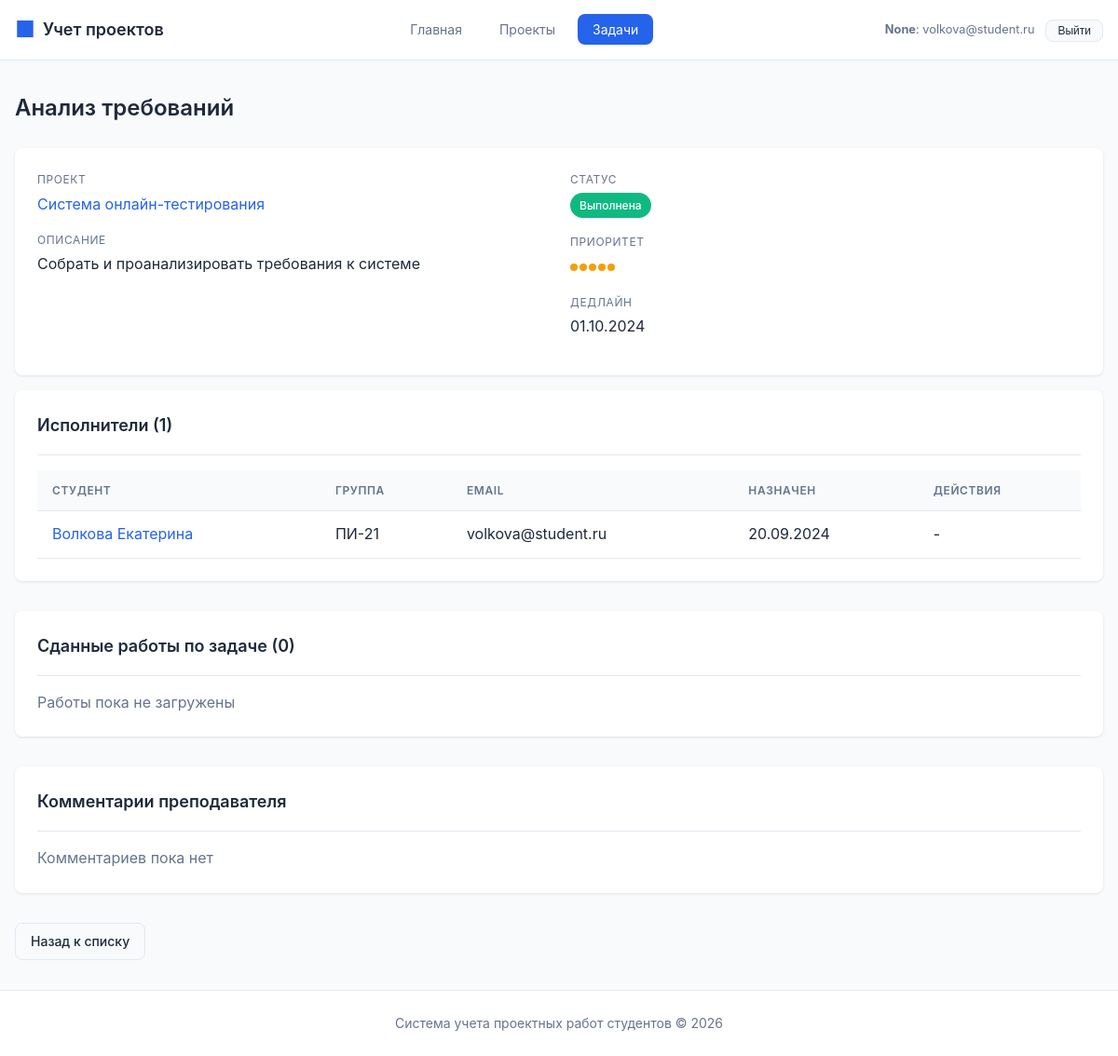
/tasks/8 (signed in), run on an earlier commit of the app's database.
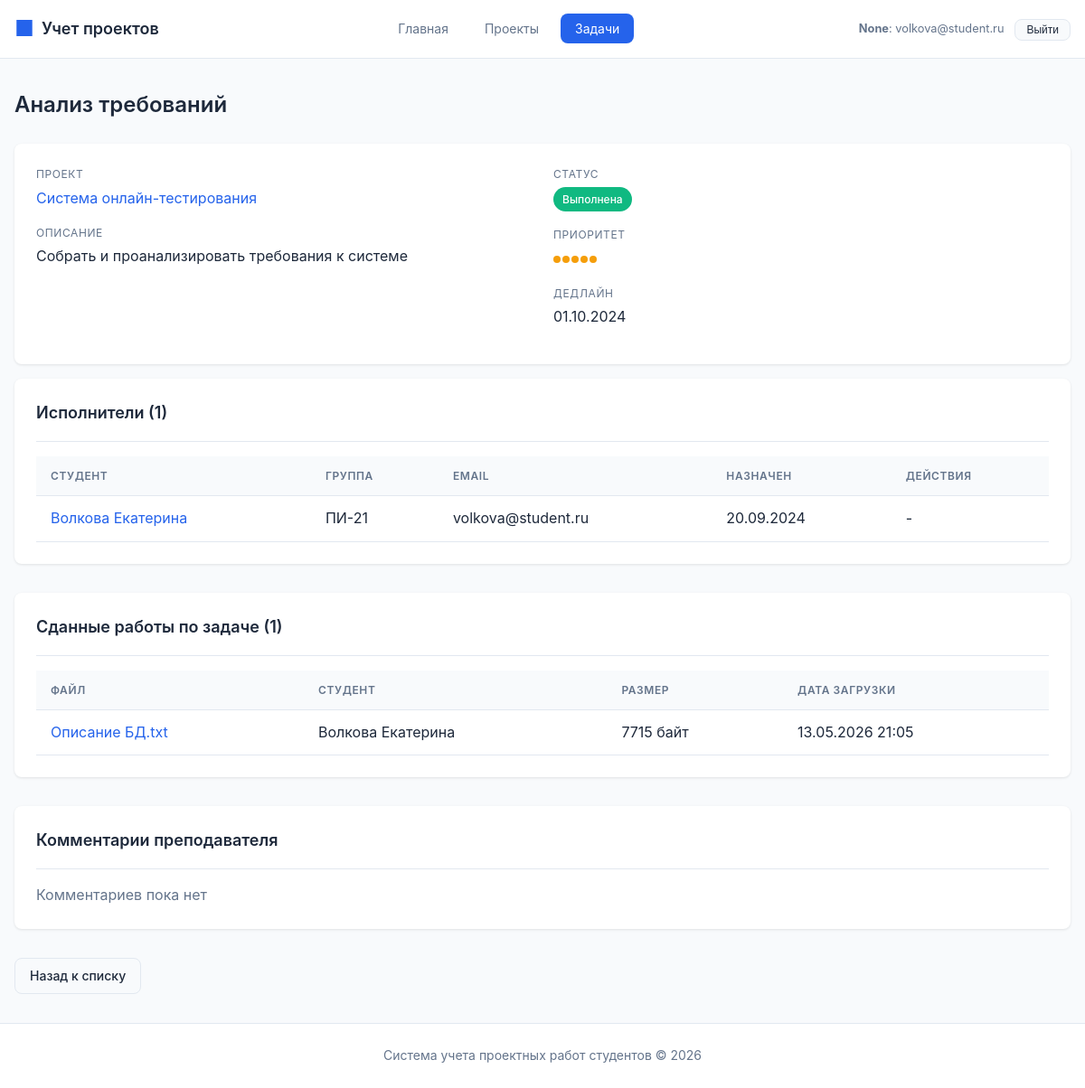
And on a later commit of the database.
### tables this page shows
CREATE TABLE task (
    id INTEGER PRIMARY KEY AUTOINCREMENT,
    title TEXT NOT NULL,
    description TEXT,
    project_id INTEGER NOT NULL REFERENCES project(id) ON DELETE CASCADE,
    status_id INTEGER REFERENCES task_status(id) ON DELETE SET NULL,
    priority INTEGER DEFAULT 1 CHECK (priority >= 1 AND priority <= 5),
    deadline TEXT,
    created_at TEXT DEFAULT CURRENT_TIMESTAMP,
    updated_at TEXT DEFAULT CURRENT_TIMESTAMP
);

CREATE TABLE task_student (
    id INTEGER PRIMARY KEY AUTOINCREMENT,
    task_id INTEGER NOT NULL REFERENCES task(id) ON DELETE CASCADE,
    student_id INTEGER NOT NULL REFERENCES student(id) ON DELETE CASCADE,
    assigned_at TEXT DEFAULT CURRENT_DATE,
    UNIQUE(task_id, student_id)
);

CREATE TABLE student_group (
    id INTEGER PRIMARY KEY AUTOINCREMENT,
    name TEXT NOT NULL UNIQUE,
    course INTEGER NOT NULL CHECK (course >= 1 AND course <= 6),
    department_id INTEGER REFERENCES department(id) ON DELETE SET NULL,
    created_at TEXT DEFAULT CURRENT_TIMESTAMP
);

CREATE TABLE student (
    id INTEGER PRIMARY KEY AUTOINCREMENT,
    last_name TEXT NOT NULL,
    first_name TEXT NOT NULL,
    middle_name TEXT,
    email TEXT UNIQUE NOT NULL,
    phone TEXT,
    student_group_id INTEGER REFERENCES student_group(id) ON DELETE SET NULL,
    created_at TEXT DEFAULT CURRENT_TIMESTAMP
);

CREATE TABLE file (
    id INTEGER PRIMARY KEY AUTOINCREMENT,
    name TEXT NOT NULL,
    path TEXT NOT NULL,
    size INTEGER,
    mime_type TEXT,
    project_id INTEGER REFERENCES project(id) ON DELETE CASCADE,
    task_id INTEGER REFERENCES task(id) ON DELETE CASCADE,
    uploaded_by_student_id INTEGER REFERENCES student(id) ON DELETE SET NULL,
    uploaded_by_teacher_id INTEGER REFERENCES teacher(id) ON DELETE SET NULL,
    uploaded_at TEXT DEFAULT CURRENT_TIMESTAMP,
    CONSTRAINT file_belongs_to_something CHECK (project_id IS NOT NULL OR task_id IS NOT NULL)
);

### routes/tasks.py (the view, shortened to what this page needs)
@tasks_bp.route('/<int:task_id>')
def view_task(task_id):
    task = execute_query("""
        SELECT
            t.*,
            ts.name as status,
            ts.color as status_color,
            p.id as project_id,
            p.title as project_title
        FROM task t
        LEFT JOIN task_status ts ON t.status_id = ts.id
        LEFT JOIN project p ON t.project_id = p.id
        WHERE t.id = %s
    """, (task_id,), fetch_one=True)
    if not task:
        flash('Задача не найдена', 'error')
        return redirect(url_for('tasks.list_tasks'))
    can_edit_task = can_manage_task(task_id)
    can_change_status = can_update_task_status(task_id)
    assignees = execute_query("""
        SELECT
            s.id,
            s.last_name || ' ' || s.first_name as student_name,
            s.email,
            sg.name as group_name,
            ts.assigned_at
        FROM task_student ts
        JOIN student s ON ts.student_id = s.id
        LEFT JOIN student_group sg ON s.student_group_id = sg.id
        WHERE ts.task_id = %s
        ORDER BY ts.assigned_at
    """, (task_id,), fetch_all=True)
    available_students = execute_query("""
        SELECT s.id, s.last_name || ' ' || s.first_name as full_name
        FROM project_team pt
        JOIN student s ON pt.student_id = s.id
        WHERE pt.project_id = %s
        AND s.id NOT IN (SELECT student_id FROM task_student WHERE task_id = %s)
        ORDER BY s.last_name
    """, (task['project_id'], task_id), fetch_all=True)
    submissions = execute_query(
        """
        SELECT
            f.id,
            f.name,
            f.size,
            f.uploaded_at,
            s.last_name || ' ' || s.first_name AS student_name
        FROM file f
        LEFT JOIN student s ON s.id = f.uploaded_by_student_id
        WHERE f.task_id = %s
        ORDER BY f.uploaded_at DESC
        """,
        (task_id,),
        fetch_all=True,
    )
    teacher_comments = execute_query(
        """
        SELECT
            c.id,
            c.content,
            c.created_at,
            t.last_name || ' ' || t.first_name AS teacher_name
        FROM comment c
        JOIN teacher t ON t.id = c.author_teacher_id
        WHERE c.task_id = %s
        ORDER BY c.created_at DESC
        """,
        (task_id,),
        fetch_all=True,
    )
    return render_template(
        'tasks/view.html',
        task=task,
        assignees=assignees,
        available_students=available_students,
        can_edit_task=can_edit_task,
        can_change_status=can_change_status,
        submissions=submissions,
        teacher_comments=teacher_comments,
        can_submit=g.current_user["role"] == ROLE_STUDENT and _can_submit_to_task(task_id, g.current_user["id"]),
        can_comment=g.current_user["role"] in {ROLE_TEACHER, ROLE_ADMIN} and can_manage_task(task_id),
    )

### database.py (called while the page is built)
def _parse_db_value(key, value):
    if not isinstance(value, str):
        return value
    if key.endswith("_at"):
        try:
            return datetime.fromisoformat(value)
        except ValueError:
            return value
    if key.endswith("_date") or key in DATE_FIELDS:
        try:
            return date.fromisoformat(value)
        except ValueError:
            return value
    return value

def _normalize_row(row):
    raw = dict(row)
    return {key: _parse_db_value(key, value) for key, value in raw.items()}

def get_db_connection():
    conn = sqlite3.connect(Config.SQLITE_PATH)
    conn.row_factory = sqlite3.Row
    conn.execute("PRAGMA foreign_keys = ON")
    return conn

### routes/auth.py (called while the page is built, shortened)
def can_manage_project(project_id):
    current_user = g.current_user
    if not current_user:
        return False
    if current_user["role"] == ROLE_ADMIN:
        return True
    if current_user["role"] != ROLE_TEACHER:
        return False

def can_manage_task(task_id):
    task = execute_query(
        "SELECT project_id FROM task WHERE id = %s",
        (task_id,),
        fetch_one=True,
    )
    if not task:
        return False
    return can_manage_project(task["project_id"])

### templates/tasks/view.html (shortened to what the changed rows need)
{% extends 'base.html' %}
{% block content %}
<div class="page-header">
    <h1 class="page-title">{{ task.title }}</h1>
</div>
<div class="card">
    <div class="detail-grid">
        <div>
            <div class="detail-item">
                <div class="detail-value">
                    <div class="priority">
                        {% for i in range(5) %}
                        <span class="priority-dot {% if i < task.priority %}filled{% endif %}"></span>
                        {% endfor %}
                    </div>
                </div>
            </div>
        </div>
    </div>
</div>
<div class="section">
    <div class="card">
        <div class="card-header">
            <h2 class="card-title">Исполнители ({{ assignees|length }})</h2>
        </div>
        {% if assignees %}
        <div class="table-container">
            <table>
                <thead>
                    <tr>
                        <th>Студент</th>
                        <th>Группа</th>
                        <th>Email</th>
                        <th>Назначен</th>
                        <th>Действия</th>
                    </tr>
                </thead>
                <tbody>
                    {% for assignee in assignees %}
                    <tr>
                        <td>
                            <a href="{{ url_for('students.view_student', student_id=assignee.id) }}" class="link">
                                {{ assignee.student_name }}
                            </a>
                        </td>
                        <td>{{ assignee.group_name or '-' }}</td>
                        <td>{{ assignee.email }}</td>
                        <td>{{ assignee.assigned_at.strftime('%d.%m.%Y') if assignee.assigned_at else '-' }}</td>
                        <td>
                            {% if can_edit_task %}
                            <form method="POST"
                                  action="{{ url_for('tasks.unassign_student', task_id=task.id, student_id=assignee.id) }}"
                                  onsubmit="return confirm('Удалить исполнителя?')">
                                <button type="submit" class="btn btn-danger btn-sm">Удалить</button>
                            </form>
                            {% else %}
                            -
                            {% endif %}
                        </td>
                    </tr>
                    {% endfor %}
                </tbody>
            </table>
        </div>
        {% else %}
        <p style="color: var(--text-secondary);">Исполнители не назначены</p>
        {% endif %}
    </div>
</div>
<div class="section">
    <div class="card">
        <div class="card-header">
            <h2 class="card-title">Сданные работы по задаче ({{ submissions|length }})</h2>
        </div>
        {% if submissions %}
        <div class="table-container">
            <table>
                <thead>
                    <tr>
                        <th>Файл</th>
                        <th>Студент</th>
                        <th>Размер</th>
                        <th>Дата загрузки</th>
                    </tr>
                </thead>
                <tbody>
                    {% for file in submissions %}
                    <tr>
                        <td><a class="link" href="{{ url_for('submissions.download_file', file_id=file.id) }}">{{ file.name }}</a></td>
                        <td>{{ file.student_name or '-' }}</td>
                        <td>{{ file.size or 0 }} байт</td>
                        <td>{{ file.uploaded_at.strftime('%d.%m.%Y %H:%M') if file.uploaded_at else '-' }}</td>
                    </tr>
                    {% endfor %}
                </tbody>
            </table>
        </div>
        {% else %}
        <p style="color: var(--text-secondary);">Работы пока не загружены</p>
        {% endif %}
    </div>
</div>
<div class="section">
    <div class="card">
        <div class="card-header">
            <h2 class="card-title">Комментарии преподавателя</h2>
        </div>
    </div>
</div>
{% endblock %}

What changed in the data, as far as the page shows it:
added file: name "Описание БД.txt", student_name "Волкова Екатерина", size "7715", uploaded_at "13.05.2026 21:05"
Also different on the page:
{{ submissions|length }}: "0" → "1"
text no longer shown: "Работы пока не загружены"
text now shown: "ФАЙЛ СТУДЕНТ РАЗМЕР ДАТА ЗАГРУЗКИ"
